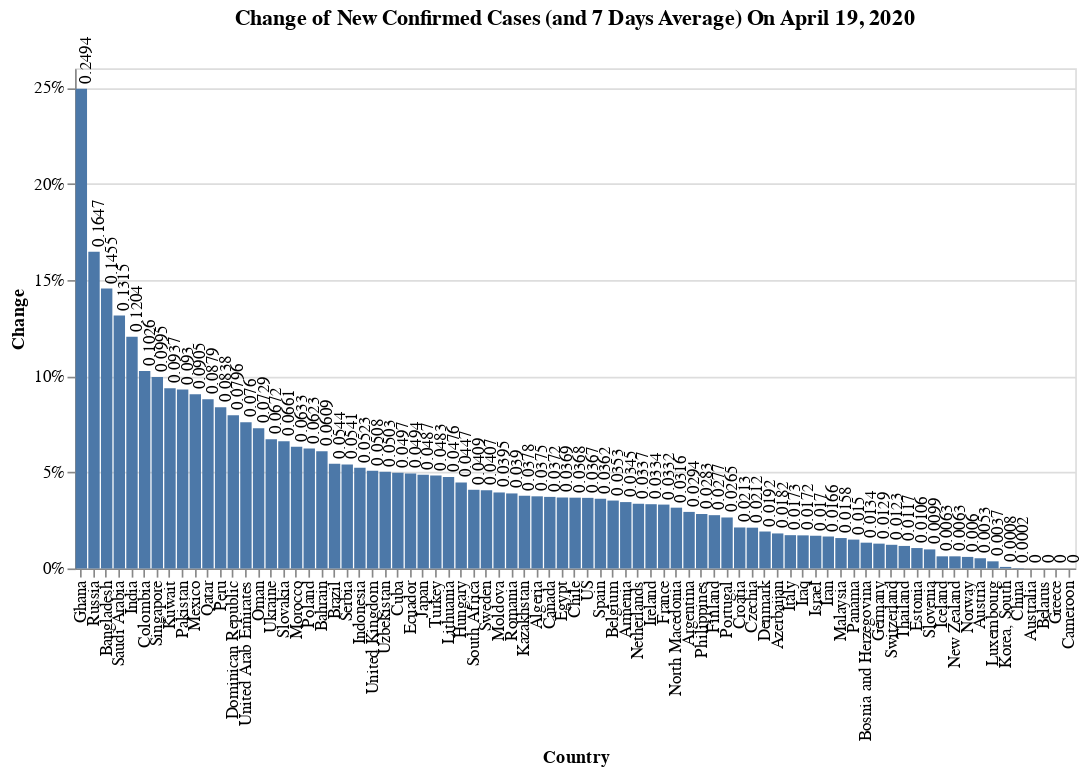

The cell this chart's notebook holds for it:
### Code cell
#hide_input
_data = df_summary_confirmed[df_summary_confirmed['Total'] > 1000].reset_index()

_new_bar = alt.Chart().mark_bar().encode(
    alt.X('Country:N', sort='-y'),
    alt.Y('Change:Q', axis=alt.Axis(format='%')),
    tooltip = list(df_summary_confirmed)
)

_mean_bar = alt.Chart().mark_tick(color='red').encode(
    alt.X('Country:N'),# axis=alt.Axis(labels=False, ticks=False)),
    alt.Y('Change_Mean_7D:Q',axis=alt.Axis(format='%')),
    tooltip = list(df_summary_confirmed)
)

_new_text = _new_bar.mark_text(
    size=10,
    angle=270,
    align='left',
    baseline='middle', 
    dy=3,
    dx=3  # Nudges text to right so it doesn't appear on top of the bar
).encode(
    text='Change:Q'
)

alt.layer(_new_bar + _new_text, data=_data).properties(
  title = f'Change of New Confirmed Cases (and 7 Days Average) On {s_date_latest}',
  width= 600
)#.resolve_scale(x='independent')

#alt.layer(_mean_bar, data=_data)

### Figure 1 — Vega-Lite specification as saved in the notebook (floating-point values rounded to 4 significant figures)
{"config": {"view": {"continuousWidth": 400, "continuousHeight": 300}}, "layer": [{"layer": [{"mark": "bar", "encoding": {"tooltip": [{"type": "quantitative", "field": "Total"}, {"type": "quantitative", "field": "New"}, {"type": "quantitative", "field": "New_Mean_7D"}, {"type": "quantitative", "field": "Change"}, {"type": "quantitative", "field": "Change_Mean_7D"}, {"type": "quantitative", "field": "Trending"}, {"type": "quantitative", "field": "Weight"}], "x": {"type": "nominal", "field": "Country", "sort": "-y"}, "y": {"type": "quantitative", "axis": {"format": "%"}, "field": "Change"}}}, {"mark": {"type": "text", "align": "left", "angle": 270, "baseline": "middle", "dx": 3, "dy": 3, "size": 10}, "encoding": {"text": {"type": "quantitative", "field": "Change"}, "tooltip": [{"type": "quantitative", "field": "Total"}, {"type": "quantitative", "field": "New"}, {"type": "quantitative", "field": "New_Mean_7D"}, {"type": "quantitative", "field": "Change"}, {"type": "quantitative", "field": "Change_Mean_7D"}, {"type": "quantitative", "field": "Trending"}, {"type": "quantitative", "field": "Weight"}], "x": {"type": "nominal", "field": "Country", "sort": "-y"}, "y": {"type": "quantitative", "axis": {"format": "%"}, "field": "Change"}}}]}], "data": {"name": "data-0bf3336dfe6bdd1d7d78a7d0bb36827b"}, "title": "Change of New Confirmed Cases (and 7 Days Average) On April 19, 2020", "width": 600, "$schema": "https://vega.github.io/schema/vega-lite/v4.8.1.json", "datasets": {"data-0bf3336dfe6bdd1d7d78a7d0bb36827b": [{"Country": "US", "Total": 759086, "New": 26890.0, "New_Mean_7D": 29110.0, "Change": 0.0367, "Change_Mean_7D": 0.0457, "Trending": -0.009, "Weight": 0.3216}, {"Country": "Spain", "Total": 198674, "New": 6948.0, "New_Mean_7D": 4549.0, "Change": 0.0362, "Change_Mean_7D": 0.0253, "Trending": 0.0109, "Weight": 0.0831}, {"Country": "Russia", "Total": 42853, "New": 6060.0, "New_Mean_7D": 3869.0, "Change": 0.1647, "Change_Mean_7D": 0.1535, "Trending": 0.0112, "Weight": 0.0725}, {"Country": "United Kingdom", "Total": 121172, "New": 5858.0, "New_Mean_7D": 5138.0, "Change": 0.0508, "Change_Mean_7D": 0.0516, "Trending": -0.0008, "Weight": 0.0701}, {"Country": "France", "Total": 154097, "New": 4948.0, "New_Mean_7D": 4626.0, "Change": 0.0332, "Change_Mean_7D": 0.0346, "Trending": -0.0015, "Weight": 0.0592}, {"Country": "Turkey", "Total": 86306, "New": 3977.0, "New_Mean_7D": 4193.0, "Change": 0.0483, "Change_Mean_7D": 0.0612, "Trending": -0.0129, "Weight": 0.0476}, {"Country": "Italy", "Total": 178972, "New": 3047.0, "New_Mean_7D": 3230.0, "Change": 0.0173, "Change_Mean_7D": 0.0195, "Trending": -0.0022, "Weight": 0.0364}, {"Country": "Brazil", "Total": 38654, "New": 1996.0, "New_Mean_7D": 2352.0, "Change": 0.0544, "Change_Mean_7D": 0.0827, "Trending": -0.0283, "Weight": 0.0239}, {"Country": "India", "Total": 17615, "New": 1893.0, "New_Mean_7D": 1201.0, "Change": 0.1204, "Change_Mean_7D": 0.0974, "Trending": 0.023, "Weight": 0.0226}, {"Country": "Germany", "Total": 145184, "New": 1842.0, "New_Mean_7D": 2476.0, "Change": 0.0129, "Change_Mean_7D": 0.0183, "Trending": -0.0055, "Weight": 0.022}, {"Country": "Iran", "Total": 82211, "New": 1343.0, "New_Mean_7D": 1504.0, "Change": 0.0166, "Change_Mean_7D": 0.0198, "Trending": -0.0032, "Weight": 0.0161}, {"Country": "Belgium", "Total": 38496, "New": 1313.0, "New_Mean_7D": 1264.0, "Change": 0.0353, "Change_Mean_7D": 0.0382, "Trending": -0.0029, "Weight": 0.0157}, {"Country": "Canada", "Total": 35632, "New": 1277.0, "New_Mean_7D": 1619.0, "Change": 0.0372, "Change_Mean_7D": 0.0563, "Trending": -0.0192, "Weight": 0.0153}, {"Country": "Peru", "Total": 15628, "New": 1208.0, "New_Mean_7D": 1158.0, "Change": 0.0838, "Change_Mean_7D": 0.1128, "Trending": -0.029, "Weight": 0.0144}, {"Country": "Saudi Arabia", "Total": 9362, "New": 1088.0, "New_Mean_7D": 700.0, "Change": 0.1315, "Change_Mean_7D": 0.1119, "Trending": 0.0196, "Weight": 0.013}, {"Country": "Netherlands", "Total": 32838, "New": 1072.0, "New_Mean_7D": 1013.0, "Change": 0.0337, "Change_Mean_7D": 0.0354, "Trending": -0.0016, "Weight": 0.0128}, {"Country": "Pakistan", "Total": 8348, "New": 710.0, "New_Mean_7D": 445.0, "Change": 0.093, "Change_Mean_7D": 0.0694, "Trending": 0.0235, "Weight": 0.0085}, {"Country": "Mexico", "Total": 7497, "New": 622.0, "New_Mean_7D": 468.0, "Change": 0.0905, "Change_Mean_7D": 0.0856, "Trending": 0.0048, "Weight": 0.0074}, {"Country": "Singapore", "Total": 6588, "New": 596.0, "New_Mean_7D": 579.0, "Change": 0.0995, "Change_Mean_7D": 0.1468, "Trending": -0.0474, "Weight": 0.0071}, {"Country": "Sweden", "Total": 14385, "New": 563.0, "New_Mean_7D": 557.0, "Change": 0.0407, "Change_Mean_7D": 0.0463, "Trending": -0.0055, "Weight": 0.0067}, {"Country": "Poland", "Total": 9287, "New": 545.0, "New_Mean_7D": 373.0, "Change": 0.0623, "Change_Mean_7D": 0.0484, "Trending": 0.014, "Weight": 0.0065}, {"Country": "Portugal", "Total": 20206, "New": 521.0, "New_Mean_7D": 517.0, "Change": 0.0265, "Change_Mean_7D": 0.0287, "Trending": -0.0022, "Weight": 0.0062}, {"Country": "Japan", "Total": 10797, "New": 501.0, "New_Mean_7D": 578.0, "Change": 0.0487, "Change_Mean_7D": 0.0699, "Trending": -0.0212, "Weight": 0.006}, {"Country": "Ireland", "Total": 15251, "New": 493.0, "New_Mean_7D": 799.0, "Change": 0.0334, "Change_Mean_7D": 0.0677, "Trending": -0.0343, "Weight": 0.0059}, {"Country": "United Arab Emirates", "Total": 6781, "New": 479.0, "New_Mean_7D": 380.0, "Change": 0.076, "Change_Mean_7D": 0.0741, "Trending": 0.0019, "Weight": 0.0057}, {"Country": "Ecuador", "Total": 9468, "New": 446.0, "New_Mean_7D": 286.0, "Change": 0.0494, "Change_Mean_7D": 0.0347, "Trending": 0.0147, "Weight": 0.0053}, {"Country": "Qatar", "Total": 5448, "New": 440.0, "New_Mean_7D": 353.0, "Change": 0.0879, "Change_Mean_7D": 0.0903, "Trending": -0.0024, "Weight": 0.0053}, {"Country": "Chile", "Total": 10088, "New": 358.0, "New_Mean_7D": 411.0, "Change": 0.0368, "Change_Mean_7D": 0.0491, "Trending": -0.0123, "Weight": 0.0043}, {"Country": "Colombia", "Total": 3792, "New": 353.0, "New_Mean_7D": 145.0, "Change": 0.1026, "Change_Mean_7D": 0.046, "Trending": 0.0567, "Weight": 0.0042}, {"Country": "Dominican Republic", "Total": 4680, "New": 345.0, "New_Mean_7D": 245.0, "Change": 0.0796, "Change_Mean_7D": 0.0676, "Trending": 0.012, "Weight": 0.0041}, {"Country": "Ukraine", "Total": 5449, "New": 343.0, "New_Mean_7D": 382.0, "Change": 0.0672, "Change_Mean_7D": 0.1012, "Trending": -0.0341, "Weight": 0.0041}, {"Country": "Switzerland", "Total": 27740, "New": 336.0, "New_Mean_7D": 332.0, "Change": 0.0123, "Change_Mean_7D": 0.0126, "Trending": -0.0003, "Weight": 0.004}, {"Country": "Romania", "Total": 8746, "New": 328.0, "New_Mean_7D": 349.0, "Change": 0.039, "Change_Mean_7D": 0.048, "Trending": -0.0091, "Weight": 0.0039}, {"Country": "Indonesia", "Total": 6575, "New": 327.0, "New_Mean_7D": 333.0, "Change": 0.0523, "Change_Mean_7D": 0.0647, "Trending": -0.0123, "Weight": 0.0039}, {"Country": "Serbia", "Total": 6318, "New": 324.0, "New_Mean_7D": 384.0, "Change": 0.0541, "Change_Mean_7D": 0.0826, "Trending": -0.0286, "Weight": 0.0039}, {"Country": "Bangladesh", "Total": 2456, "New": 312.0, "New_Mean_7D": 262.0, "Change": 0.1455, "Change_Mean_7D": 0.2183, "Trending": -0.0728, "Weight": 0.0037}, {"Country": "Israel", "Total": 13491, "New": 226.0, "New_Mean_7D": 335.0, "Change": 0.017, "Change_Mean_7D": 0.0277, "Trending": -0.0107, "Weight": 0.0027}, {"Country": "Ghana", "Total": 1042, "New": 208.0, "New_Mean_7D": 68.0, "Change": 0.2494, "Change_Mean_7D": 0.0974, "Trending": 0.152, "Weight": 0.0025}, {"Country": "Philippines", "Total": 6259, "New": 172.0, "New_Mean_7D": 230.0, "Change": 0.0283, "Change_Mean_7D": 0.0435, "Trending": -0.0152, "Weight": 0.0021}, {"Country": "Morocco", "Total": 2855, "New": 170.0, "New_Mean_7D": 171.0, "Change": 0.0633, "Change_Mean_7D": 0.0808, "Trending": -0.0175, "Weight": 0.002}, {"Country": "Kuwait", "Total": 1915, "New": 164.0, "New_Mean_7D": 97.0, "Change": 0.0937, "Change_Mean_7D": 0.065, "Trending": 0.0287, "Weight": 0.002}, {"Country": "Denmark", "Total": 7580, "New": 143.0, "New_Mean_7D": 173.0, "Change": 0.0192, "Change_Mean_7D": 0.0252, "Trending": -0.006, "Weight": 0.0017}, {"Country": "Czechia", "Total": 6746, "New": 140.0, "New_Mean_7D": 108.0, "Change": 0.0212, "Change_Mean_7D": 0.0171, "Trending": 0.0041, "Weight": 0.0017}, {"Country": "South Africa", "Total": 3158, "New": 124.0, "New_Mean_7D": 141.0, "Change": 0.0409, "Change_Mean_7D": 0.055, "Trending": -0.0141, "Weight": 0.0015}, {"Country": "Egypt", "Total": 3144, "New": 112.0, "New_Mean_7D": 154.0, "Change": 0.0369, "Change_Mean_7D": 0.0619, "Trending": -0.025, "Weight": 0.0013}, {"Country": "Bahrain", "Total": 1881, "New": 108.0, "New_Mean_7D": 106.0, "Change": 0.0609, "Change_Mean_7D": 0.0764, "Trending": -0.0155, "Weight": 0.0013}, {"Country": "Finland", "Total": 3783, "New": 102.0, "New_Mean_7D": 116.0, "Change": 0.0277, "Change_Mean_7D": 0.035, "Trending": -0.0073, "Weight": 0.0012}, {"Country": "Algeria", "Total": 2629, "New": 95.0, "New_Mean_7D": 102.0, "Change": 0.0375, "Change_Mean_7D": 0.0464, "Trending": -0.0089, "Weight": 0.0011}, {"Country": "Moldova", "Total": 2472, "New": 94.0, "New_Mean_7D": 116.0, "Change": 0.0395, "Change_Mean_7D": 0.0588, "Trending": -0.0192, "Weight": 0.0011}, {"Country": "Oman", "Total": 1266, "New": 86.0, "New_Mean_7D": 95.0, "Change": 0.0729, "Change_Mean_7D": 0.1138, "Trending": -0.041, "Weight": 0.001}, {"Country": "Malaysia", "Total": 5389, "New": 84.0, "New_Mean_7D": 101.0, "Change": 0.0158, "Change_Mean_7D": 0.0203, "Trending": -0.0045, "Weight": 0.001}, {"Country": "Hungary", "Total": 1916, "New": 82.0, "New_Mean_7D": 72.0, "Change": 0.0447, "Change_Mean_7D": 0.0448, "Trending": -0.0001, "Weight": 0.001}, {"Country": "Argentina", "Total": 2839, "New": 81.0, "New_Mean_7D": 100.0, "Change": 0.0294, "Change_Mean_7D": 0.0412, "Trending": -0.0118, "Weight": 0.001}, {"Country": "Austria", "Total": 14749, "New": 78.0, "New_Mean_7D": 115.0, "Change": 0.0053, "Change_Mean_7D": 0.008, "Trending": -0.0027, "Weight": 0.0009}, {"Country": "Uzbekistan", "Total": 1565, "New": 75.0, "New_Mean_7D": 100.0, "Change": 0.0503, "Change_Mean_7D": 0.0896, "Trending": -0.0393, "Weight": 0.0009}, {"Country": "Slovakia", "Total": 1161, "New": 72.0, "New_Mean_7D": 60.0, "Change": 0.0661, "Change_Mean_7D": 0.0665, "Trending": -0.0004, "Weight": 0.0009}, {"Country": "Panama", "Total": 4273, "New": 63.0, "New_Mean_7D": 148.0, "Change": 0.015, "Change_Mean_7D": 0.0408, "Trending": -0.0258, "Weight": 0.0008}, {"Country": "Kazakhstan", "Total": 1676, "New": 61.0, "New_Mean_7D": 104.0, "Change": 0.0378, "Change_Mean_7D": 0.085, "Trending": -0.0473, "Weight": 0.0007}, {"Country": "Lithuania", "Total": 1298, "New": 59.0, "New_Mean_7D": 35.0, "Change": 0.0476, "Change_Mean_7D": 0.0306, "Trending": 0.017, "Weight": 0.0007}, {"Country": "Cuba", "Total": 1035, "New": 49.0, "New_Mean_7D": 52.0, "Change": 0.0497, "Change_Mean_7D": 0.0644, "Trending": -0.0147, "Weight": 0.0006}, {"Country": "Armenia", "Total": 1291, "New": 43.0, "New_Mean_7D": 40.0, "Change": 0.0345, "Change_Mean_7D": 0.0353, "Trending": -0.0008, "Weight": 0.0005}, {"Country": "Norway", "Total": 7078, "New": 42.0, "New_Mean_7D": 79.0, "Change": 0.006, "Change_Mean_7D": 0.0117, "Trending": -0.0057, "Weight": 0.0005}, {"Country": "Croatia", "Total": 1871, "New": 39.0, "New_Mean_7D": 39.0, "Change": 0.0213, "Change_Mean_7D": 0.0226, "Trending": -0.0013, "Weight": 0.0005}, {"Country": "North Macedonia", "Total": 1207, "New": 37.0, "New_Mean_7D": 54.0, "Change": 0.0316, "Change_Mean_7D": 0.0557, "Trending": -0.024, "Weight": 0.0004}, {"Country": "Thailand", "Total": 2765, "New": 32.0, "New_Mean_7D": 31.0, "Change": 0.0117, "Change_Mean_7D": 0.0116, "Trending": 0.0001, "Weight": 0.0004}, {"Country": "Iraq", "Total": 1539, "New": 26.0, "New_Mean_7D": 27.0, "Change": 0.0172, "Change_Mean_7D": 0.0187, "Trending": -0.0015, "Weight": 0.0003}, {"Country": "Azerbaijan", "Total": 1398, "New": 25.0, "New_Mean_7D": 43.0, "Change": 0.0182, "Change_Mean_7D": 0.0352, "Trending": -0.017, "Weight": 0.0003}, {"Country": "China", "Total": 83805, "New": 18.0, "New_Mean_7D": 96.0, "Change": 0.0002, "Change_Mean_7D": 0.0011, "Trending": -0.0009, "Weight": 0.0002}, {"Country": "Bosnia and Herzegovina", "Total": 1285, "New": 17.0, "New_Mean_7D": 39.0, "Change": 0.0134, "Change_Mean_7D": 0.0352, "Trending": -0.0218, "Weight": 0.0002}, {"Country": "Estonia", "Total": 1528, "New": 16.0, "New_Mean_7D": 31.0, "Change": 0.0106, "Change_Mean_7D": 0.0224, "Trending": -0.0118, "Weight": 0.0002}, {"Country": "Luxembourg", "Total": 3550, "New": 13.0, "New_Mean_7D": 38.0, "Change": 0.0037, "Change_Mean_7D": 0.0113, "Trending": -0.0077, "Weight": 0.0002}, {"Country": "Slovenia", "Total": 1330, "New": 13.0, "New_Mean_7D": 18.0, "Change": 0.0099, "Change_Mean_7D": 0.0142, "Trending": -0.0044, "Weight": 0.0002}, {"Country": "Iceland", "Total": 1771, "New": 11.0, "New_Mean_7D": 10.0, "Change": 0.0063, "Change_Mean_7D": 0.0058, "Trending": 0.0005, "Weight": 0.0001}, {"Country": "New Zealand", "Total": 1431, "New": 9.0, "New_Mean_7D": 14.0, "Change": 0.0063, "Change_Mean_7D": 0.0105, "Trending": -0.0042, "Weight": 0.0001}, {"Country": "Korea, South", "Total": 10661, "New": 8.0, "New_Mean_7D": 21.0, "Change": 0.0008, "Change_Mean_7D": 0.002, "Trending": -0.0013, "Weight": 0.0001}, {"Country": "Australia", "Total": 6547, "New": 0.0, "New_Mean_7D": 33.0, "Change": 0.0, "Change_Mean_7D": 0.0052, "Trending": -0.0052, "Weight": 0.0}, {"Country": "Belarus", "Total": 4779, "New": 0.0, "New_Mean_7D": 314.0, "Change": 0.0, "Change_Mean_7D": 0.0939, "Trending": -0.0939, "Weight": 0.0}, {"Country": "Greece", "Total": 2235, "New": 0.0, "New_Mean_7D": 17.0, "Change": 0.0, "Change_Mean_7D": 0.008, "Trending": -0.008, "Weight": 0.0}, {"Country": "Cameroon", "Total": 1017, "New": 0.0, "New_Mean_7D": 28.0, "Change": 0.0, "Change_Mean_7D": 0.0328, "Trending": -0.0328, "Weight": 0.0}]}}
